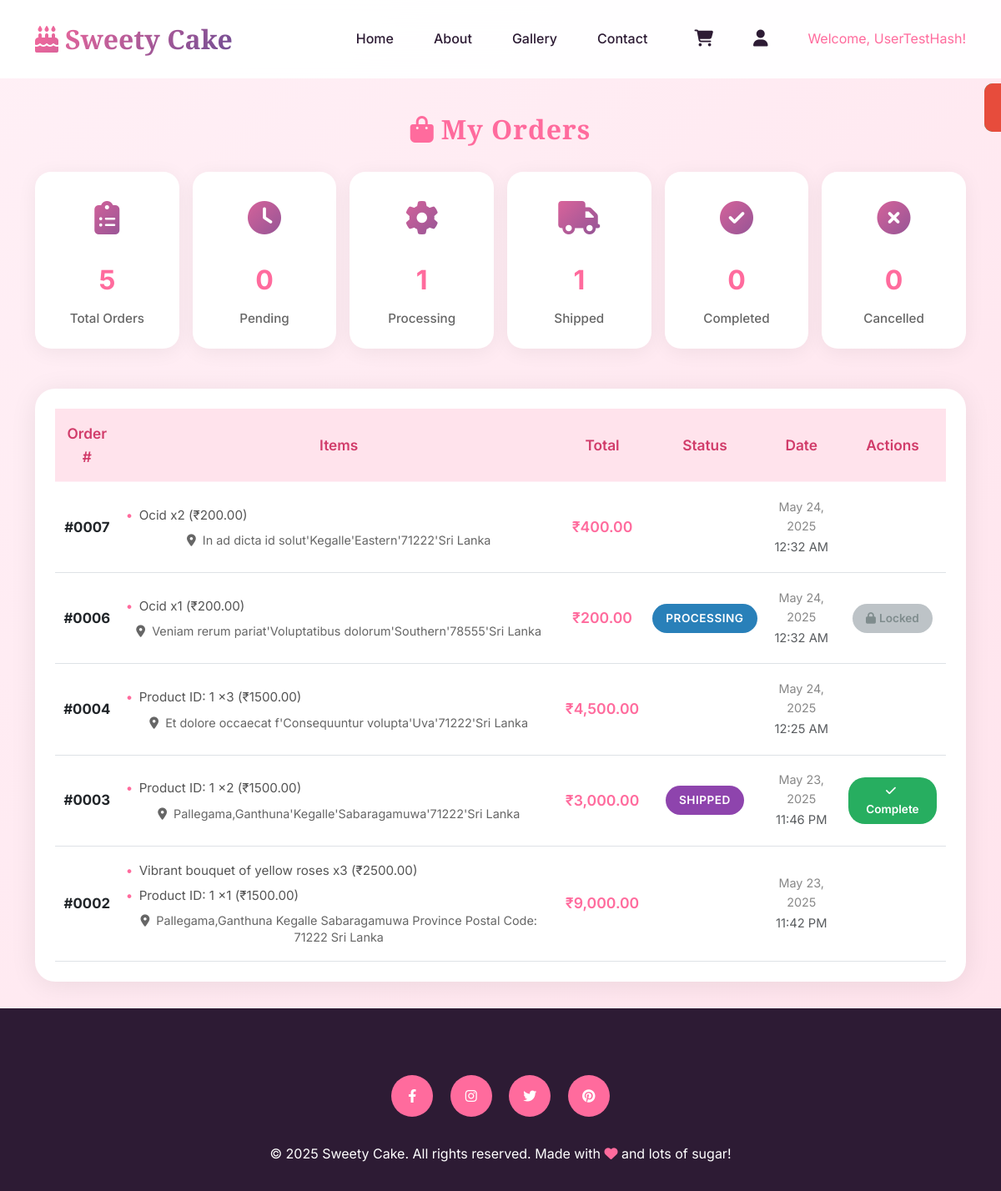
Page /pages/orders.php (signed in) on the committed database.
### tables this page shows
CREATE TABLE `orders` (
  `order_id` int(11) NOT NULL,
  `user_id` int(11) DEFAULT NULL,
  `order_date` datetime NOT NULL DEFAULT current_timestamp(),
  `total_amount` decimal(10,2) DEFAULT NULL,
  `status` enum('pending','processing','shipped','complete','cancelled') NOT NULL DEFAULT 'pending',
  `payment_method` enum('cod','pickup','','') NOT NULL,
  `phone` varchar(20) DEFAULT NULL,
  `shipping_address` text DEFAULT NULL
);

### pages/orders.php (the view, shortened to what this page needs)
<?php
include '../config/db.php';
$current_user_id = $_SESSION['user_id'];
$pdo = $conn;
$orders = [];
$order_stats = ['total' => 0, 'pending' => 0, 'processing' => 0, 'shipped' => 0, 'delivered' => 0, 'cancelled' => 0, 'completed' => 0];
if ($pdo) {
    try {
        $debugStmt = $pdo->prepare("SELECT COUNT(*) as order_count FROM orders WHERE user_id = ?");
        $debugStmt->execute([$current_user_id]);
        $debugResult = $debugStmt->fetch(PDO::FETCH_ASSOC);
        $stmt = $pdo->prepare("
            SELECT o.order_id as id, o.user_id, o.order_date as created_at, o.total_amount,
                   o.status, o.payment_method, o.phone, o.shipping_address as delivery_address,
                   GROUP_CONCAT(
                       CONCAT(
                           COALESCE(p.name, CONCAT('Product ID: ', oi.product_id)),
                           ' x', oi.quantity,
                           ' (₹', oi.price, ')'
                       )
                       SEPARATOR '|'
                   ) as order_items
            FROM orders o
            LEFT JOIN order_items oi ON o.order_id = oi.order_id
            LEFT JOIN products p ON oi.product_id = p.id
            WHERE o.user_id = ?
            GROUP BY o.order_id
            ORDER BY o.order_date DESC
        ");
        $stmt->execute([$current_user_id]);
        $orders = $stmt->fetchAll(PDO::FETCH_ASSOC);
        $order_stats['total'] = count($orders);
        foreach ($orders as $order) {
            $status = strtolower($order['status']);
            if (isset($order_stats[$status])) {
                $order_stats[$status]++;
            }
        }
    } catch (PDOException $e) {
        error_log("Database error in orders.php: " . $e->getMessage());
        $orders = [];
    }
}
?>
<!DOCTYPE html>
<html lang="en">
<head>
    <link href="https://cdnjs.cloudflare.com/ajax/libs/bootstrap/5.3.0/css/bootstrap.min.css" rel="stylesheet">
    <link href="https://cdnjs.cloudflare.com/ajax/libs/font-awesome/6.4.0/css/all.min.css" rel="stylesheet">
    <link rel="stylesheet" href="../css/main.css">
</head>
<body>
    <?php include '../includes/nav.php'; ?>
    <section class="orders-section">
        <div class="container">
            <h2 class="orders-title"><i class="fas fa-shopping-bag me-2"></i>My Orders</h2>
            <div class="stats-container">
                <div class="row g-3">
                    <div class="col-md-2">
                        <div class="stat-card">
                            <div class="stat-icon"><i class="fas fa-clipboard-list"></i></div>
                            <div class="stat-number"><?php echo $order_stats['total']; ?></div>
                            <div class="stat-label">Total Orders</div>
                        </div>
                    </div>
                    <div class="col-md-2">
                        <div class="stat-card">
                            <div class="stat-icon"><i class="fas fa-clock"></i></div>
                            <div class="stat-number"><?php echo $order_stats['pending']; ?></div>
                            <div class="stat-label">Pending</div>
                        </div>
                    </div>
                    <div class="col-md-2">
                        <div class="stat-card">
                            <div class="stat-icon"><i class="fas fa-cog"></i></div>
                            <div class="stat-number"><?php echo $order_stats['processing']; ?></div>
                            <div class="stat-label">Processing</div>
                        </div>
                    </div>
                    <div class="col-md-2">
                        <div class="stat-card">
                            <div class="stat-icon"><i class="fas fa-truck"></i></div>
                            <div class="stat-number"><?php echo $order_stats['shipped']; ?></div>
                            <div class="stat-label">Shipped</div>
                        </div>
                    </div>
                    <div class="col-md-2">
                        <div class="stat-card">
                            <div class="stat-icon"><i class="fas fa-check-circle"></i></div>
                            <div class="stat-number"><?php echo $order_stats['delivered'] + $order_stats['completed']; ?></div>
                            <div class="stat-label">Completed</div>
                        </div>
                    </div>
                    <div class="col-md-2">
                        <div class="stat-card">
                            <div class="stat-icon"><i class="fas fa-times-circle"></i></div>
                            <div class="stat-number"><?php echo $order_stats['cancelled']; ?></div>
                            <div class="stat-label">Cancelled</div>
                        </div>
                    </div>
                </div>
            </div>
            <?php if (empty($orders)): ?>
                <div class="orders-table p-4">
                    <div class="empty-orders">
                        <i class="fas fa-shopping-bag"></i>
                        <h3>No Orders Yet</h3>
                        <p>You haven't placed any orders yet. Start shopping for delicious cakes!</p>
                        <div style="background: #f8f9fa; padding: 1rem; border-radius: 8px; margin: 1rem 0; font-size: 0.9rem; color: #666;">
                            <strong>Debug Info:</strong><br>
                            User ID: <?php echo $current_user_id; ?><br>
                            Database Connection: <?php echo $pdo ? 'Connected' : 'Not Connected'; ?><br>
                            <?php if (isset($debugResult)): ?>
                                Orders in DB for this user: <?php echo $debugResult['order_count']; ?><br>
                            <?php endif; ?>
                            <?php
                            try {
                                $tableCheck = $pdo->query("SHOW TABLES LIKE 'orders'");
                                $tableExists = $tableCheck->rowCount() > 0;
                                echo "Orders table exists: " . ($tableExists ? 'Yes' : 'No') . "<br>";
                                if ($tableExists) {
                                    $allOrdersStmt = $pdo->query("SELECT COUNT(*) as total FROM orders");
                                    $allOrders = $allOrdersStmt->fetch(PDO::FETCH_ASSOC);
                                    echo "Total orders in database: " . $allOrders['total'] . "<br>";
                                }
                            } catch (Exception $e) {
                                echo "Table check error: " . $e->getMessage() . "<br>";
                            }
                            ?>
                        </div>
                        <a href="../pages/gallery.php" class="btn" style="background: var(--primary-pink); color: white; border-radius: 25px; padding: 0.7rem 2rem; text-decoration: none; font-weight: 600;">
                            <i class="fas fa-shopping-cart me-2"></i>Start Shopping
                        </a>
                    </div>
                </div>
            <?php else: ?>
                <div class="orders-table p-3 p-md-4">
                    <div class="table-responsive">
                        <table class="table align-middle mb-0">
                            <thead>
                                <tr>
                                    <th scope="col">Order #</th>
                                    <th scope="col">Items</th>
                                    <th scope="col">Total</th>
                                    <th scope="col">Status</th>
                                    <th scope="col">Date</th>
                                    <th scope="col">Actions</th>
                                </tr>
                            </thead>
                            <tbody>
                                <?php foreach ($orders as $order): ?>
                                <tr data-order-id="<?php echo $order['id']; ?>">
                                    <td>
                                        <strong>#<?php echo str_pad($order['id'], 4, '0', STR_PAD_LEFT); ?></strong>
                                    </td>
                                    <td>
                                        <ul class="order-items-list">
                                            <?php
                                            if ($order['order_items']) {
                                                $items = explode('|', $order['order_items']);
                                                foreach ($items as $item) {
                                                    echo "<li>" . htmlspecialchars($item) . "</li>";
                                                }
                                            } else {
                                                echo "<li>No items found</li>";
                                            }
                                            ?>
                                        </ul>
                                        <?php if (!empty($order['delivery_address'])): ?>
                                        <div class="order-address">
                                            <i class="fas fa-map-marker-alt me-1"></i>
                                            <?php echo htmlspecialchars($order['delivery_address']); ?>
                                        </div>
                                        <?php endif; ?>
                                    </td>
                                    <td>
                                        <span class="order-total">₹<?php echo number_format($order['total_amount'], 2); ?></span>
                                    </td>
                                    <td>
                                        <span class="status-badge badge-<?php echo strtolower($order['status']); ?>">
                                            <?php echo ucfirst($order['status']); ?>
                                        </span>
                                    </td>
                                    <td>
                                        <div class="order-date">
                                            <?php echo date('M j, Y', strtotime($order['created_at'])); ?>
                                        </div>
                                        <small class="text-muted">
                                            <?php echo date('g:i A', strtotime($order['created_at'])); ?>
                                        </small>
                                    </td>
                                    <td>
                                        <?php
                                        $status = strtolower($order['status']);
                                        $order_id = $order['id'];
                                        ?>
                                        <?php if (in_array($status, ['delivered', 'shipped'])): ?>
                                            <button class="action-btn btn-complete" onclick="updateOrderStatus(<?php echo $order_id; ?>, 'completed')">
                                                <i class="fas fa-check me-1"></i>Complete
                                            </button>
                                        <?php endif; ?>
                                        <?php if (in_array($status, ['processing', 'completed'])): ?>
                                            <span class="action-btn btn-disabled">
                                                <i class="fas fa-lock me-1"></i>Locked
                                            </span>
                                        <?php endif; ?>
                                    </td>
                                </tr>
                                <?php endforeach; ?>
                            </tbody>
                        </table>
                    </div>
                </div>
            <?php endif; ?>
        </div>
    </section>
    <div id="successMessage" class="success-message">
    </div>
    <div id="errorMessage" class="error-message">
    </div>
    <?php include '../includes/footer.php'; ?>
</body>
</html>

### css/main.css (style rules this page uses)
:root { --primary-pink: #ff6b9d; --secondary-pink: #ffc3d9; --accent-gold: #f4c430; --deep-purple: #6a4c93; --cream: #fff8f3; --dark-chocolate: #2d1b34; --soft-lavender: #f8f6ff; --gradient-main: linear-gradient(135deg, #ff6b9d 0%, #6a4c93 100%); --gradient-light: linear-gradient(135deg, #fff8f3 0%, #ffc3d9 100%); }
* { margin: 0; padding: 0; box-sizing: border-box; }
body { font-family: 'Inter', sans-serif; line-height: 1.6; color: var(--dark-chocolate); overflow-x: hidden; }

### pages/orders.php (style rules this page uses)
body { background: linear-gradient(135deg, #fff0f6 0%, #ffe3ec 100%); min-height: 100vh; font-family: 'Inter', sans-serif; }
.orders-section { padding: 3.5rem 0 2rem 0; margin-top: 80px; }
.orders-title { font-family: 'Playfair Display', serif; color: var(--primary-pink, #e75480); font-weight: 700; margin-bottom: 2rem; text-align: center; letter-spacing: 1px; }
.stats-container { margin-bottom: 3rem; }
.stat-card { background: #fff; border-radius: 1.2rem; box-shadow: 0 4px 24px rgba(0,0,0,0.06); padding: 1.5rem; text-align: center; border: none; transition: transform 0.3s ease, box-shadow 0.3s ease; }
.stat-icon { font-size: 2.5rem; margin-bottom: 1rem; background: var(--gradient-main); -webkit-background-clip: text; -webkit-text-fill-color: transparent; background-clip: text; }
.stat-number { font-size: 2rem; font-weight: 700; color: var(--primary-pink); margin-bottom: 0.5rem; }
.stat-label { color: #666; font-size: 0.95rem; font-weight: 500; }
.orders-table { background: #fff; border-radius: 1.5rem; box-shadow: 0 4px 32px rgba(0,0,0,0.08); overflow: hidden; }
.orders-table th, .orders-table td { text-align: center; vertical-align: middle; border-top: 1.5px solid #fff0f6; }
.orders-table th { background: #ffe3ec; color: #d13c6a; font-weight: 600; border: none; font-size: 1.08rem; padding: 1rem 0.5rem; }
.orders-table td { font-size: 1.05rem; padding: 1.1rem 0.5rem; }
.order-items-list { text-align: left; margin: 0; padding-left: 0; list-style: none; font-size: 0.95rem; color: #555; }
.order-items-list li { margin-bottom: 0.3rem; padding-left: 1rem; position: relative; }
.order-items-list li:before { content: "•"; color: var(--primary-pink); position: absolute; left: 0; }
.status-badge { display: inline-block; padding: 0.4rem 1rem; border-radius: 20px; font-size: 0.85rem; font-weight: 600; color: #fff; letter-spacing: 0.5px; text-transform: uppercase; }
.badge-processing { background: #2980b9; }
.badge-shipped { background: #8e44ad; }
.action-btn { border: none; padding: 0.4rem 1rem; border-radius: 20px; font-size: 0.85rem; font-weight: 600; cursor: pointer; transition: all 0.3s ease; margin: 0.2rem; display: inline-block; }
.btn-complete { background: #27ae60; color: #fff; }
.btn-disabled { background: #bdc3c7; color: #7f8c8d; cursor: not-allowed; }
.order-address { font-size: 0.9rem; color: #666; margin-top: 0.5rem; line-height: 1.4; }
.order-date { font-size: 0.9rem; color: #888; }
.order-total { color: var(--primary-pink); font-weight: 600; font-size: 1.1rem; }
.success-message, .error-message { position: fixed; top: 100px; right: 20px; padding: 1rem 1.5rem; border-radius: 10px; color: #fff; font-weight: 600; z-index: 1000; transform: translateX(100%); transition: transform 0.3s ease; }
.success-message { background: #27ae60; }
.error-message { background: #e74c3c; }

### rows in the picture
orders: order_id "0007", item "Ocid x2 (₹200.00)", shipping_address "In ad dicta id solut'Kegalle'Eastern'71222'Sri Lanka", total_amount "400.00", order_date "May 24, 2025", order_date "12:32 AM"
orders: order_id "0006", item "Ocid x1 (₹200.00)", shipping_address "Veniam rerum pariat'Voluptatibus dolorum'Southern'78555'Sri Lanka", total_amount "200.00", status "PROCESSING", order_date "May 24, 2025", order_date "12:32 AM", shows "Locked"
orders: order_id "0004", item "Product ID: 1 x3 (₹1500.00)", shipping_address "Et dolore occaecat f'Consequuntur volupta'Uva'71222'Sri Lanka", total_amount "4,500.00", order_date "May 24, 2025", order_date "12:25 AM"
orders: order_id "0003", item "Product ID: 1 x2 (₹1500.00)", shipping_address "Pallegama,Ganthuna'Kegalle'Sabaragamuwa'71222'Sri Lanka", total_amount "3,000.00", status "SHIPPED", order_date "May 23, 2025", order_date "11:46 PM"
orders: order_id "0002", item "Vibrant bouquet of yellow roses x3 (₹2500.00)", item "Product ID: 1 x1 (₹1500.00)", shipping_address "Pallegama,Ganthuna Kegalle Sabaragamuwa Province Postal Code: 71222 Sri Lanka", total_amount "9,000.00", order_date "May 23, 2025", order_date "11:42 PM"

### other values in the picture
$_SESSION['user_name'] "UserTestHash"
$order_stats['total'] "5"
$order_stats['pending'] "0"
$order_stats['processing'] "1"
$order_stats['shipped'] "1"
$order_stats['delivered'] + $order_stats['completed'] "0"
$order_stats['cancelled'] "0"
